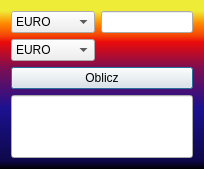
<?xml version="1.0" encoding="UTF-8"?>
<ui version="4.0">
 <class>WALUTY</class>
 <widget class="QDialog" name="WALUTY">
  <property name="geometry">
   <rect>
    <x>0</x>
    <y>0</y>
    <width>204</width>
    <height>169</height>
   </rect>
  </property>
  <property name="windowTitle">
   <string>Dialog</string>
  </property>
  <property name="styleSheet">
   <string notr="true">QDialog{
	background-color: qlineargradient(spread:pad, x1:0, y1:1, x2:0, y2:0, stop:0 rgba(0, 0, 0, 255), stop:0.05 rgba(14, 8, 73, 255), stop:0.36 rgba(28, 17, 145, 255), stop:0.6 rgba(126, 14, 81, 255), stop:0.75 rgba(234, 11, 11, 255), stop:0.79 rgba(244, 70, 5, 255), stop:0.86 rgba(255, 136, 0, 255), stop:0.935 rgba(239, 236, 55, 255));
}</string>
  </property>
  <layout class="QGridLayout" name="gridLayout">
   <item row="0" column="0">
    <widget class="QComboBox" name="POSIADANA">
     <property name="sizePolicy">
      <sizepolicy hsizetype="Maximum" vsizetype="Fixed">
       <horstretch>0</horstretch>
       <verstretch>0</verstretch>
      </sizepolicy>
     </property>
     <item>
      <property name="text">
       <string>EURO</string>
      </property>
     </item>
     <item>
      <property name="text">
       <string>PLN</string>
      </property>
     </item>
     <item>
      <property name="text">
       <string>HRYWNA</string>
      </property>
     </item>
     <item>
      <property name="text">
       <string>RUBEL</string>
      </property>
     </item>
    </widget>
   </item>
   <item row="2" column="0" colspan="2">
    <widget class="QPushButton" name="OBLICZbutton">
     <property name="autoFillBackground">
      <bool>false</bool>
     </property>
     <property name="styleSheet">
      <string notr="true">QPushButton:pressed{
	background-color: red;
}</string>
     </property>
     <property name="text">
      <string>Oblicz</string>
     </property>
    </widget>
   </item>
   <item row="0" column="1">
    <widget class="QLineEdit" name="POSIADANAline">
     <property name="sizePolicy">
      <sizepolicy hsizetype="Maximum" vsizetype="Fixed">
       <horstretch>0</horstretch>
       <verstretch>0</verstretch>
      </sizepolicy>
     </property>
    </widget>
   </item>
   <item row="3" column="0" colspan="2">
    <widget class="QLineEdit" name="displayWALUTA">
     <property name="sizePolicy">
      <sizepolicy hsizetype="Expanding" vsizetype="Expanding">
       <horstretch>0</horstretch>
       <verstretch>0</verstretch>
      </sizepolicy>
     </property>
     <property name="font">
      <font>
       <pointsize>20</pointsize>
      </font>
     </property>
     <property name="text">
      <string/>
     </property>
     <property name="readOnly">
      <bool>true</bool>
     </property>
    </widget>
   </item>
   <item row="1" column="0" colspan="2">
    <widget class="QComboBox" name="DOCELOWA">
     <property name="sizePolicy">
      <sizepolicy hsizetype="Maximum" vsizetype="Fixed">
       <horstretch>0</horstretch>
       <verstretch>0</verstretch>
      </sizepolicy>
     </property>
     <item>
      <property name="text">
       <string>EURO</string>
      </property>
     </item>
     <item>
      <property name="text">
       <string>PLN</string>
      </property>
     </item>
     <item>
      <property name="text">
       <string>HRYWNA</string>
      </property>
     </item>
     <item>
      <property name="text">
       <string>RUBEL</string>
      </property>
     </item>
    </widget>
   </item>
  </layout>
 </widget>
 <resources/>
 <connections/>
</ui>
